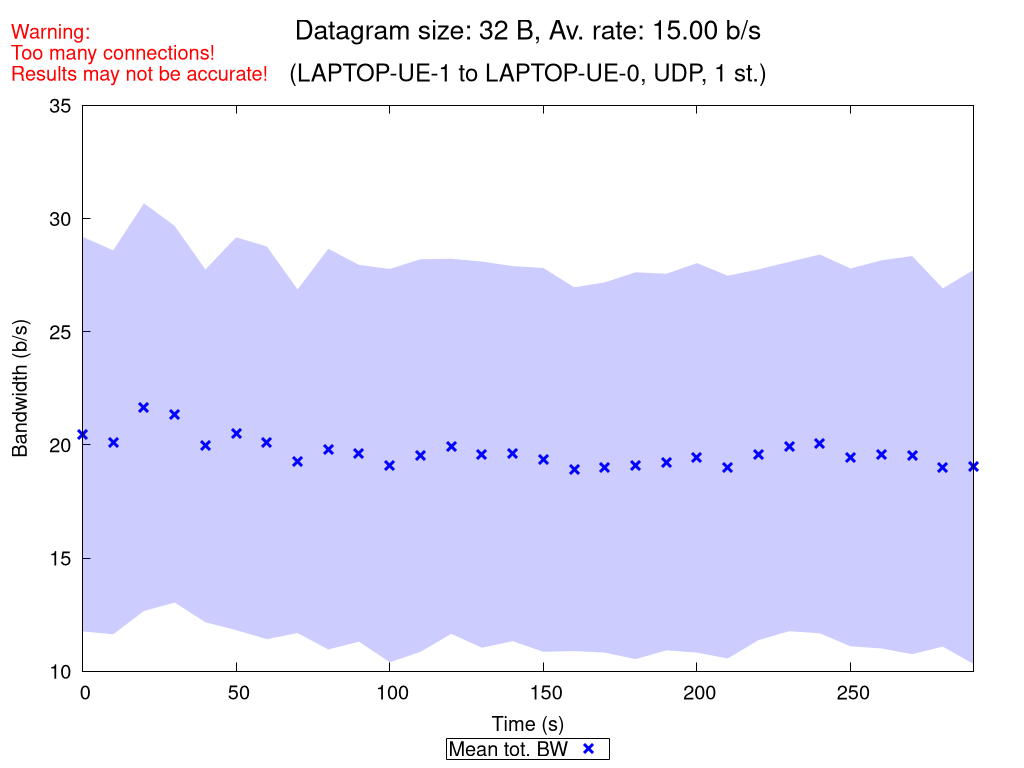

Write gnuplot code to recreate this figure.
set terminal pngcairo nocrop enhanced size 1024,768 font "Verdana,15"
set output "UDP_1_st_2020_10_07_16-02-28_one2two_00032B.png"

set title "{/=20 Datagram size: 32 B, Av. rate: 15.00 b/s}\n\n{/=18 (LAPTOP-UE-1 to LAPTOP-UE-0, UDP, 1 st.)}"
set label "Warning:\nToo many connections!\nResults may not be accurate!" at screen 0.01, screen 0.96 tc rgb "red"

set xlabel "Time (s)"
set ylabel "Bandwidth (b/s)"
set ytics nomirror
set key bmargin center horizontal box samplen 1 width -1
set bmargin 4.6
set rmargin 4.5

rf = 1.0  # rate factor
set style fill transparent solid 0.2 noborder
set autoscale xfix
plot "UDP_1_st_2020_10_07_16-02-28_one2two_00032B_iperf_processed.dat" using 1:($2/rf-$3/rf):($2/rf+$3/rf) with filledcurves lc rgb "blue" notitle, \
     "" using 1:($2/rf) with points pt 2 ps 1.5 lw 3 lc rgb "blue" title "Mean tot. BW", \
